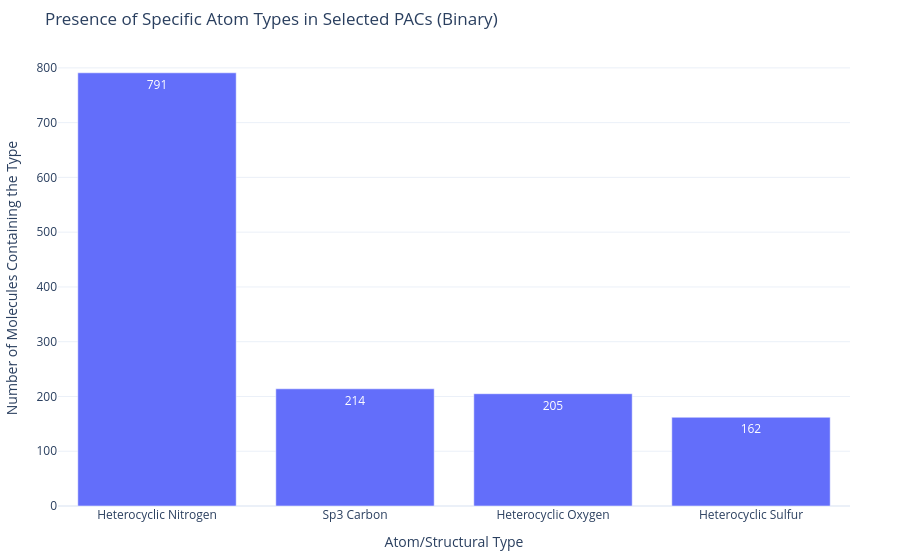

Notebook code cell kept with this figure:
### Code cell
import sqlite3

import pandas as pd
import plotly.express as px

db_path = "../data/pac5.db"
conn = sqlite3.connect(db_path)

query = """
SELECT
    num_heterocyclic_nitrogen,
    num_heterocyclic_oxygen,
    num_heterocyclic_sulfur,
    num_sp3_carbon
FROM pac5 WHERE camb3lyp_selected = 1 AND num_total_rings > 1
"""
df = pd.read_sql_query(query, conn)
conn.close()

df_binary = (df > 0).astype(int)

atom_counts = df_binary.sum().reset_index()
atom_counts.columns = ["Atom Type", "Molecule Count"]

atom_counts["Atom Type"] = (
    atom_counts["Atom Type"]
    .str.replace("num_heterocyclic_", "Heterocyclic ")
    .str.replace("num_", "")
    .str.replace("_", " ")
    .str.title()
)
atom_counts = atom_counts.sort_values("Molecule Count", ascending=False)

fig = px.bar(
    atom_counts,
    x="Atom Type",
    y="Molecule Count",
    title="Presence of Specific Atom Types in Selected PACs (Binary)",
    text_auto=True,
    template="plotly_white",
)

fig.update_layout(
    xaxis_title="Atom/Structural Type",
    yaxis_title="Number of Molecules Containing the Type",
    margin=dict(t=50, b=50, l=50, r=50),
)

fig.show()

### Figure 1 — Plotly figure (JSON) as saved in the notebook; plotly's stock layout.template omitted (floating-point values rounded to 4 significant figures)
{"data": [{"hovertemplate": "Atom Type=%{x}<br>Molecule Count=%{y}<extra></extra>", "legendgroup": "", "marker": {"color": "#636efa", "pattern": {"shape": ""}}, "name": "", "orientation": "v", "showlegend": false, "textposition": "auto", "texttemplate": "%{y}", "type": "bar", "x": ["Heterocyclic Nitrogen", "Sp3 Carbon", "Heterocyclic Oxygen", "Heterocyclic Sulfur"], "xaxis": "x", "y": [791, 214, 205, 162], "yaxis": "y"}], "layout": {"barmode": "relative", "legend": {"tracegroupgap": 0}, "margin": {"b": 50, "l": 50, "r": 50, "t": 50}, "title": {"text": "Presence of Specific Atom Types in Selected PACs (Binary)"}, "xaxis": {"anchor": "y", "domain": [0.0, 1.0], "title": {"text": "Atom/Structural Type"}}, "yaxis": {"anchor": "x", "domain": [0.0, 1.0], "title": {"text": "Number of Molecules Containing the Type"}}}}
